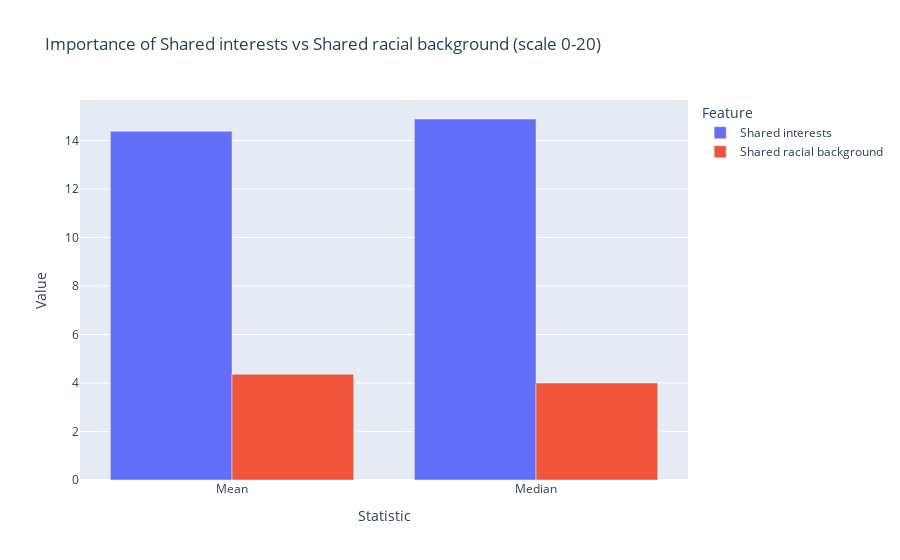

The code cell stored with this chart in its notebook:
### Code cell
px.bar(imp_stat_scale, x='Statistic', y='Value', color='Feature', barmode='group', title='Importance of Shared interests vs Shared racial background (scale 0-20)')

### Figure 1 — Plotly figure (JSON) as saved in the notebook; plotly's stock layout.template omitted (floating-point values rounded to 4 significant figures)
{"data": [{"alignmentgroup": "True", "hovertemplate": "Feature=Shared interests<br>Statistic=%{x}<br>Value=%{y}<extra></extra>", "legendgroup": "Shared interests", "marker": {"color": "#636efa", "pattern": {"shape": ""}}, "name": "Shared interests", "offsetgroup": "Shared interests", "orientation": "v", "showlegend": true, "textposition": "auto", "type": "bar", "x": ["Mean", "Median"], "xaxis": "x", "y": [14.39, 14.89], "yaxis": "y"}, {"alignmentgroup": "True", "hovertemplate": "Feature=Shared racial background<br>Statistic=%{x}<br>Value=%{y}<extra></extra>", "legendgroup": "Shared racial background", "marker": {"color": "#EF553B", "pattern": {"shape": ""}}, "name": "Shared racial background", "offsetgroup": "Shared racial background", "orientation": "v", "showlegend": true, "textposition": "auto", "type": "bar", "x": ["Mean", "Median"], "xaxis": "x", "y": [4.361, 4], "yaxis": "y"}], "layout": {"barmode": "group", "legend": {"title": {"text": "Feature"}, "tracegroupgap": 0}, "title": {"text": "Importance of Shared interests vs Shared racial background (scale 0-20)"}, "xaxis": {"anchor": "y", "domain": [0, 1], "title": {"text": "Statistic"}}, "yaxis": {"anchor": "x", "domain": [0, 1], "title": {"text": "Value"}}}}
